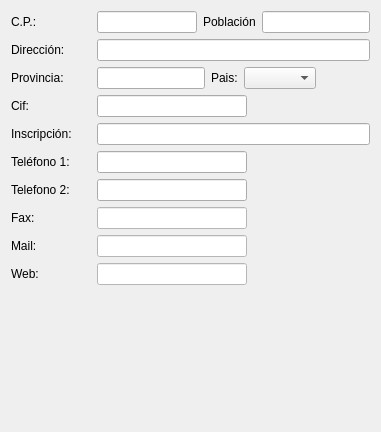
         <widget class="QWidget" name="tabWidgetPage1">
          <attribute name="title">
           <string>Datos Fiscales y de Gestión</string>
          </attribute>
          <layout class="QGridLayout" name="gridLayout_12">
           <item row="1" column="0" colspan="2">
            <widget class="QLabel" name="label_13">
             <property name="sizePolicy">
              <sizepolicy hsizetype="Maximum" vsizetype="Preferred">
               <horstretch>0</horstretch>
               <verstretch>0</verstretch>
              </sizepolicy>
             </property>
             <property name="text">
              <string>Dirección:</string>
             </property>
            </widget>
           </item>
           <item row="1" column="2">
            <widget class="QLineEdit" name="txtdireccion1">
             <property name="clearButtonEnabled">
              <bool>true</bool>
             </property>
            </widget>
           </item>
           <item row="3" column="0" colspan="2">
            <widget class="QLabel" name="label_15">
             <property name="sizePolicy">
              <sizepolicy hsizetype="Maximum" vsizetype="Preferred">
               <horstretch>0</horstretch>
               <verstretch>0</verstretch>
              </sizepolicy>
             </property>
             <property name="text">
              <string>Provincia:</string>
             </property>
            </widget>
           </item>
           <item row="3" column="2">
            <layout class="QHBoxLayout" name="horizontalLayout_2">
             <item>
              <widget class="QLineEdit" name="txtprovincia">
               <property name="maximumSize">
                <size>
                 <width>200</width>
                 <height>16777215</height>
                </size>
               </property>
               <property name="clearButtonEnabled">
                <bool>true</bool>
               </property>
              </widget>
             </item>
             <item>
              <widget class="QLabel" name="label_16">
               <property name="sizePolicy">
                <sizepolicy hsizetype="Maximum" vsizetype="Preferred">
                 <horstretch>0</horstretch>
                 <verstretch>0</verstretch>
                </sizepolicy>
               </property>
               <property name="text">
                <string>Pais:</string>
               </property>
              </widget>
             </item>
             <item>
              <widget class="QComboBox" name="cboPais_create">
               <property name="maximumSize">
                <size>
                 <width>250</width>
                 <height>16777215</height>
                </size>
               </property>
              </widget>
             </item>
             <item>
              <spacer name="horizontalSpacer_3">
               <property name="orientation">
                <enum>Qt::Horizontal</enum>
               </property>
               <property name="sizeHint" stdset="0">
                <size>
                 <width>40</width>
                 <height>20</height>
                </size>
               </property>
              </spacer>
             </item>
            </layout>
           </item>
           <item row="4" column="0" colspan="2">
            <widget class="QLabel" name="label_22">
             <property name="sizePolicy">
              <sizepolicy hsizetype="Maximum" vsizetype="Preferred">
               <horstretch>0</horstretch>
               <verstretch>0</verstretch>
              </sizepolicy>
             </property>
             <property name="minimumSize">
              <size>
               <width>66</width>
               <height>0</height>
              </size>
             </property>
             <property name="text">
              <string>Cif:</string>
             </property>
            </widget>
           </item>
           <item row="4" column="2">
            <widget class="QLineEdit" name="txtcif">
             <property name="maximumSize">
              <size>
               <width>150</width>
               <height>16777215</height>
              </size>
             </property>
             <property name="clearButtonEnabled">
              <bool>true</bool>
             </property>
            </widget>
           </item>
           <item row="5" column="0" colspan="2">
            <widget class="QLabel" name="label_23">
             <property name="sizePolicy">
              <sizepolicy hsizetype="Maximum" vsizetype="Preferred">
               <horstretch>0</horstretch>
               <verstretch>0</verstretch>
              </sizepolicy>
             </property>
             <property name="text">
              <string>Inscripción:</string>
             </property>
            </widget>
           </item>
           <item row="5" column="2">
            <widget class="QLineEdit" name="txtcInscripcion">
             <property name="clearButtonEnabled">
              <bool>true</bool>
             </property>
            </widget>
           </item>
           <item row="6" column="0" colspan="2">
            <widget class="QLabel" name="label_17">
             <property name="sizePolicy">
              <sizepolicy hsizetype="Maximum" vsizetype="Preferred">
               <horstretch>0</horstretch>
               <verstretch>0</verstretch>
              </sizepolicy>
             </property>
             <property name="minimumSize">
              <size>
               <width>80</width>
               <height>0</height>
              </size>
             </property>
             <property name="text">
              <string>Teléfono 1:</string>
             </property>
            </widget>
           </item>
           <item row="6" column="2">
            <widget class="QLineEdit" name="txttelefono1">
             <property name="maximumSize">
              <size>
               <width>150</width>
               <height>16777215</height>
              </size>
             </property>
             <property name="text">
              <string/>
             </property>
             <property name="clearButtonEnabled">
              <bool>true</bool>
             </property>
            </widget>
           </item>
           <item row="7" column="0" colspan="2">
            <widget class="QLabel" name="label_18">
             <property name="sizePolicy">
              <sizepolicy hsizetype="Maximum" vsizetype="Preferred">
               <horstretch>0</horstretch>
               <verstretch>0</verstretch>
              </sizepolicy>
             </property>
             <property name="minimumSize">
              <size>
               <width>80</width>
               <height>0</height>
              </size>
             </property>
             <property name="text">
              <string>Telefono 2:</string>
             </property>
            </widget>
           </item>
           <item row="7" column="2">
            <widget class="QLineEdit" name="txttelefono2">
             <property name="maximumSize">
              <size>
               <width>150</width>
               <height>16777215</height>
              </size>
             </property>
             <property name="text">
              <string/>
             </property>
             <property name="clearButtonEnabled">
              <bool>true</bool>
             </property>
            </widget>
           </item>
           <item row="8" column="0" colspan="2">
            <widget class="QLabel" name="label_19">
             <property name="sizePolicy">
              <sizepolicy hsizetype="Maximum" vsizetype="Preferred">
               <horstretch>0</horstretch>
               <verstretch>0</verstretch>
              </sizepolicy>
             </property>
             <property name="minimumSize">
              <size>
               <width>80</width>
               <height>0</height>
              </size>
             </property>
             <property name="text">
              <string>Fax:</string>
             </property>
            </widget>
           </item>
           <item row="8" column="2">
            <widget class="QLineEdit" name="txtfax">
             <property name="maximumSize">
              <size>
               <width>150</width>
               <height>16777215</height>
              </size>
             </property>
             <property name="styleSheet">
              <string notr="true">background-color: rgb(255, 255, 255);</string>
             </property>
             <property name="text">
              <string/>
             </property>
             <property name="clearButtonEnabled">
              <bool>true</bool>
             </property>
            </widget>
           </item>
           <item row="9" column="0" colspan="2">
            <widget class="QLabel" name="label_20">
             <property name="sizePolicy">
              <sizepolicy hsizetype="Maximum" vsizetype="Preferred">
               <horstretch>0</horstretch>
               <verstretch>0</verstretch>
              </sizepolicy>
             </property>
             <property name="minimumSize">
              <size>
               <width>80</width>
               <height>0</height>
              </size>
             </property>
             <property name="text">
              <string>Mail:</string>
             </property>
            </widget>
           </item>
           <item row="9" column="2">
            <widget class="QLineEdit" name="txtcMail">
             <property name="maximumSize">
              <size>
               <width>150</width>
               <height>16777215</height>
              </size>
             </property>
             <property name="styleSheet">
              <string notr="true">background-color: rgb(255, 255, 255);</string>
             </property>
             <property name="text">
              <string/>
             </property>
             <property name="clearButtonEnabled">
              <bool>true</bool>
             </property>
            </widget>
           </item>
           <item row="10" column="0" colspan="2">
            <widget class="QLabel" name="label_21">
             <property name="sizePolicy">
              <sizepolicy hsizetype="Maximum" vsizetype="Preferred">
               <horstretch>0</horstretch>
               <verstretch>0</verstretch>
              </sizepolicy>
             </property>
             <property name="minimumSize">
              <size>
               <width>80</width>
               <height>0</height>
              </size>
             </property>
             <property name="text">
              <string>Web:</string>
             </property>
            </widget>
           </item>
           <item row="10" column="2">
            <widget class="QLineEdit" name="txtweb">
             <property name="maximumSize">
              <size>
               <width>150</width>
               <height>16777215</height>
              </size>
             </property>
             <property name="styleSheet">
              <string notr="true">background-color: rgb(255, 255, 255);</string>
             </property>
             <property name="text">
              <string/>
             </property>
             <property name="clearButtonEnabled">
              <bool>true</bool>
             </property>
            </widget>
           </item>
           <item row="11" column="1">
            <spacer name="verticalSpacer_9">
             <property name="orientation">
              <enum>Qt::Vertical</enum>
             </property>
             <property name="sizeHint" stdset="0">
              <size>
               <width>20</width>
               <height>136</height>
              </size>
             </property>
            </spacer>
           </item>
           <item row="0" column="0">
            <widget class="QLabel" name="label_14">
             <property name="sizePolicy">
              <sizepolicy hsizetype="Maximum" vsizetype="Preferred">
               <horstretch>0</horstretch>
               <verstretch>0</verstretch>
              </sizepolicy>
             </property>
             <property name="text">
              <string>C.P.:</string>
             </property>
            </widget>
           </item>
           <item row="0" column="2">
            <layout class="QHBoxLayout" name="horizontalLayout">
             <item>
              <widget class="QLineEdit" name="txtcp">
               <property name="maximumSize">
                <size>
                 <width>100</width>
                 <height>16777215</height>
                </size>
               </property>
               <property name="clearButtonEnabled">
                <bool>true</bool>
               </property>
              </widget>
             </item>
             <item>
              <widget class="QLabel" name="label_50">
               <property name="text">
                <string>Población</string>
               </property>
              </widget>
             </item>
             <item>
              <widget class="QLineEdit" name="txtpoblacion">
               <property name="clearButtonEnabled">
                <bool>true</bool>
               </property>
              </widget>
             </item>
            </layout>
           </item>
          </layout>
         </widget>
